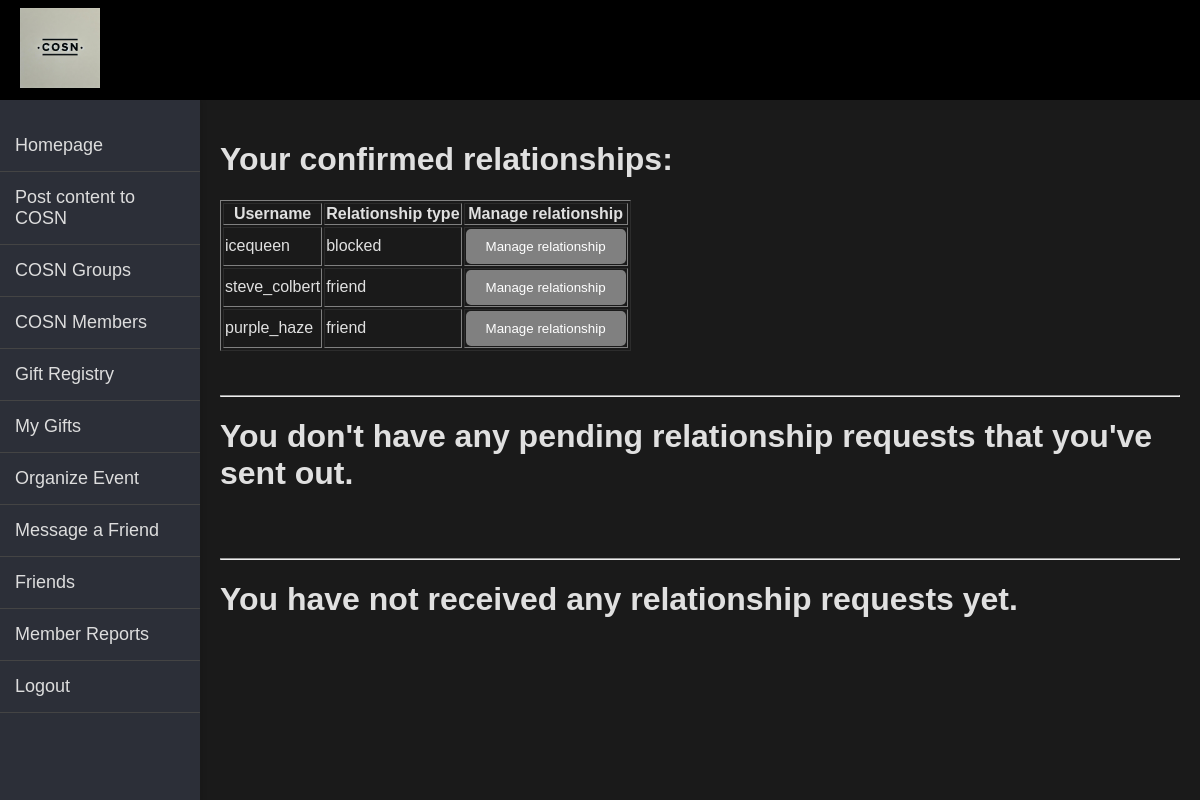
The page /App/COSN_member_relationship_view.php (signed in) on the database its author committed.
### App/COSN_member_relationship_view.php (the view, shortened to what this page needs)
<?php
include("db_config.php");
include("header.php");
include('sidebar.php');
$logged_in_member_id = $_SESSION['member_id'];
$sql = "SELECT
            m.username, mr.member_relationship_type, mr.member_relationship_status, m.member_id
        FROM kpc353_2.member_relationships as mr
            LEFT JOIN kpc353_2.members as m
                ON mr.target_member_id = m.member_id
        WHERE
            mr.origin_member_id = :logged_in_member_id
            AND mr.member_relationship_status in ('approved');";
$stmt = $pdo->prepare($sql);
$stmt->execute([':logged_in_member_id' => $logged_in_member_id]);
$result_friends = $stmt->fetchAll(PDO::FETCH_ASSOC);
$sql = "SELECT
            m.username, mr.member_relationship_type, mr.member_relationship_status, m.member_id
        FROM kpc353_2.member_relationships as mr
            LEFT JOIN kpc353_2.members as m
                ON mr.target_member_id = m.member_id
        WHERE
            mr.origin_member_id = :logged_in_member_id
            AND mr.member_relationship_status in ('requested');";
$stmt = $pdo->prepare($sql);
$stmt->execute([':logged_in_member_id' => $logged_in_member_id]);
$result_pending_friends = $stmt->fetchAll(PDO::FETCH_ASSOC);
$sql = "SELECT
            m.username, mr.member_relationship_type, mr.member_relationship_status, m.member_id
        FROM kpc353_2.member_relationships as mr
            LEFT JOIN kpc353_2.members as m
                ON mr.origin_member_id = m.member_id
        WHERE
            mr.target_member_id = :logged_in_member_id
            AND mr.member_relationship_status in ('requested');";
$stmt = $pdo->prepare($sql);
$stmt->execute([':logged_in_member_id' => $logged_in_member_id]);
$result_friend_requests = $stmt->fetchAll(PDO::FETCH_ASSOC);
?>
<!DOCTYPE html>
<html lang="en">
<link rel="stylesheet" type = "text/css" href="COSN_member_manage.css" />
<head>
</head>
<body>
<div class="main-content">
        <?php
            if(empty($result_friends)){
                echo "<h1>You don't have any confirmed relationships yet.</h1>";
                echo "<br><br><hr>";
            }
            else{
                echo "<h1>Your confirmed relationships:</h1>";
                echo "<table border='1'>";
                echo "<tr>";
                echo "<th>Username</th>";
                echo "<th>Relationship type</th>";
                echo "<th>Manage relationship</th>";
                echo "</tr>";
                while($row = current($result_friends)) {
                    echo "<tr>";
                    echo "<td>" . $row['username'] . "</td>";
                    echo "<td>" . $row['member_relationship_type'] ."</td>";
                    echo "<td><a href='COSN_member_relationship_manage.php?target_member_id=" . $row['member_id'] . "'><button style='background-color: grey; color: white;' >Manage relationship</button></a></td>";
                    echo "</tr>";
                    next($result_friends);
                }
                echo "</table>";
                echo "<br><br><hr>";
            }
            if(empty($result_pending_friends)){
                echo "<h1>You don't have any pending relationship requests that you've sent out.</h1>";
                echo "<br><br><hr>";}
            if(empty($result_friend_requests)){
                echo "<h1>You have not received any relationship requests yet.</h1>";
            }
        ?>
</div>
</html>

### App/header.css (style rules this page uses)
body { background-color: #f5f5f5; }

### App/css/sidebar.css (style rules this page uses)
body { margin: 0; font-family: Arial, sans-serif; }

### App/COSN_member_manage.css (style rules this page uses)
body { background-color: #1a1a1a; color: #e0e0e0; font-family: Arial, sans-serif; transition: background-color 0.3s, color 0.3s; }
button { padding: 10px 20px; border: none; background-color: #666; color: #ffffff; border-radius: 5px; cursor: pointer; }
.main-content { margin-left: 200px; padding: 20px; }

### rows shown on the page
member_relationships: target_member.username "icequeen", member_relationship_type "blocked"
member_relationships: target_member.username "steve_colbert", member_relationship_type "friend"
member_relationships: target_member.username "purple_haze", member_relationship_type "friend"
